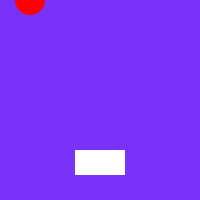
Frame 1 (no input)
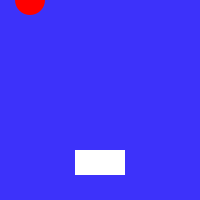
Frame 60 (the mouse pressed at the canvas centre just before this capture)
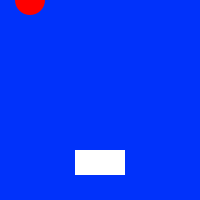
Frame 120 (the mouse held since frame 60 and released just before this capture)

The Processing sketch that drew these frames (run headless with seeded random() and noise(); from frame 60 on, the mouse is pressed at the canvas centre):

// Processing sketch: processing_29486
// ── processing_29486.pde

boolean button = false;
int x = 30; 
float y = 0; 
int velocidad = 2; 
float velocidady = 0.1;
float c = 120;
float m = 50;
float k = 250;
int r =30;
int v = 30;
int b = 75;
int a = 150;
int w = 50;
int h = 25;
void setup() {
size(200,200);
}
void draw() {
background(c,m,k);
noStroke();
fill(255,0,0);
ellipse(x,y,v,r);


if((x > width) ||(x<10)) {
  velocidad=velocidad*-1;
  r=64;
}
if((y>height)||(y<0)){
  velocidady=velocidady*-0.25;
  r=64;
}
if (button) {
x = x + velocidad;
y = y + velocidady;
}
fill(255);
rect(b,a,w,h);
r=constrain(r-2,30,64);

if(mouseX > width/2) {
c = c + 1;
} else {
c = c - 1;
}
if (c > 255) {
c = 255;
} else if (c < 0) {
c = 0;
}
}
void mousePressed(){
  if (mouseX > b && mouseX < b + w && mouseY > a && mouseY < a + h){
button = !button;
}
}
